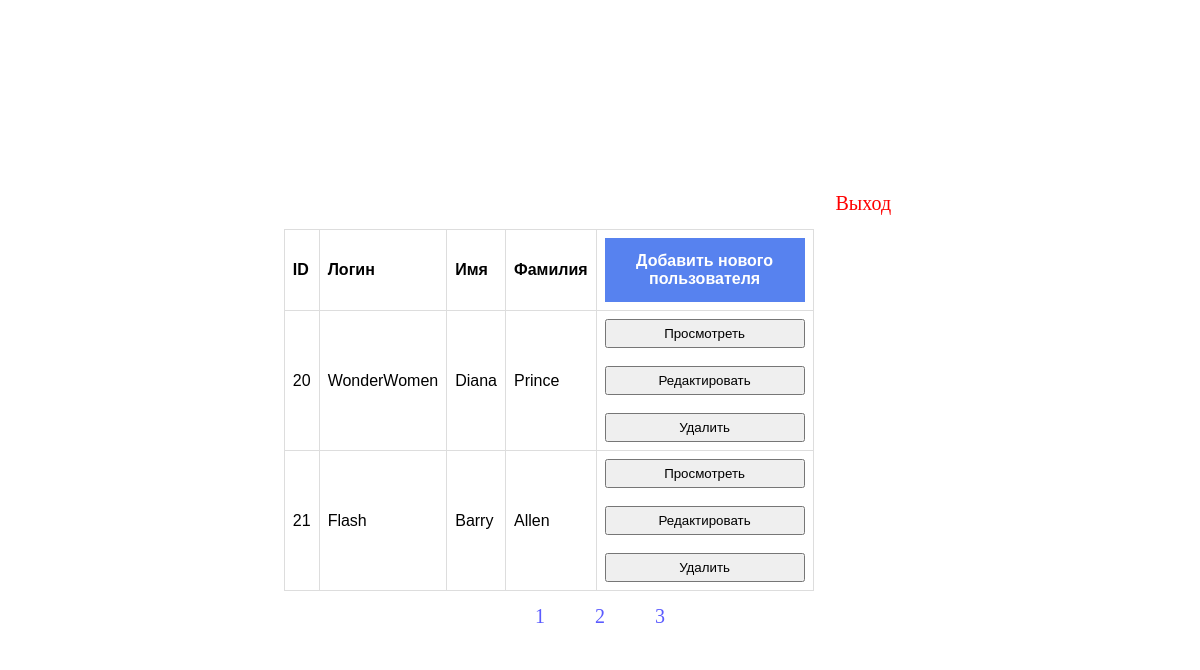
Screenshot of /php/index.php?page=3 (signed in) with the database file from the repository.
### tables this page shows
CREATE TABLE `users` (
  `id` int(11) NOT NULL,
  `login` varchar(255) NOT NULL,
  `password` text NOT NULL,
  `first_name` varchar(255) NOT NULL,
  `last_name` varchar(255) NOT NULL,
  `gender` varchar(255) NOT NULL,
  `birthday` date NOT NULL
);

### php/index.php (the view, shortened to what this page needs)
<?php
require 'dbcon.php';
if (isset($_SESSION['login'])){
?>
<!doctype html>
<html lang="en">
<head>
    <link rel="stylesheet" href="../css/css.css">
</head>
<body>
<div>
    <a href="logout.php" class="logout">Выход</a>
    <div class="row">
        <div class="col-md-12">
            <div class="card">
                <div class="card-body">
                    <table class="">
                        <thead>
                        <tr>
                            <th>ID</th>
                            <th>Логин</th>
                            <th>Имя</th>
                            <th>Фамилия</th>
                            <th><a href="create.php" class="btn_add">Добавить нового пользователя</a></th>
                        </tr>
                        </thead>
                        <tbody>
                        <?php
                        $record_page = 4;
                        if(isset($_GET["page"])){
                            $page = $_GET["page"];
                        }else{
                            $page = 1;
                        }
                        $start_from = ($page-1)*$record_page;
                        $query = "SELECT * FROM users order by id asc limit $start_from, $record_page";;
                        $query_run = mysqli_query($con, $query);
                        if(mysqli_num_rows($query_run) > 0)
                        {
                            foreach($query_run as $user)
                            {
                                ?>
                                <tr>
                                    <td><?= $user['id']; ?></td>
                                    <td><?= $user['login']; ?></td>
                                    <td><?= $user['first_name']; ?></td>
                                    <td><?= $user['last_name']; ?></td>
                                    <td>
                                        <form action="view.php?id=<?= $user['id']; ?>" method="POST" class="d-inline">
                                            <button type="submit"  value="<?=$user['id'];?>" class="btn btn-danger btn-sm">Просмотреть</button>
                                        </form>
                                        <br>
                                        <form action="edit.php?id=<?= $user['id']; ?>" method="POST" class="d-inline">
                                            <button type="submit"  value="<?=$user['id'];?>" class="btn btn-danger btn-sm">Редактировать</button>
                                        </form>
                                        <br>
                                        <form action="code.php" method="POST">
                                            <button type="submit" name="delete_user" value="<?=$user['id'];?>" class="delete">Удалить</button>
                                        </form>
                                    </td>
                                </tr>
                                <?php
                            }
                        }
                        else
                        {
                            echo "<h5> No Record Found </h5>";
                        }
                        ?>
                        </tbody>
                    </table>
                    <div class="pagination" align="center">
                        <?php
                        $page_query = "SELECT * FROM users ORDER BY id desc ";
                        $page_res = mysqli_query($con, $page_query);
                        $total_rec = mysqli_num_rows($page_res);
                        $total_pages = ceil($total_rec/$record_page);
                        for($i=1; $i<=$total_pages; $i++){
                            echo '<a href="index.php?page='.$i.'">              '.$i.'</a>';
                        }}
                        ?>
                    </div>
                </div>
            </div>
        </div>
    </div>
</div>
</body>
</html>

### css/css.css (style rules this page uses)
* { margin: 0; padding: 0; box-sizing: border-box; }
body { height: 100vh; display: flex; align-items: center; justify-content: center; font-family: Calibri; }
form { display: flex; flex-direction: column; width: 200px; }
table { margin-top: 70px; height: 50px; font-family: arial, sans-serif; border-collapse: collapse; width: 70%; }
td, th { border: 1px solid #dddddd; text-align: left; padding: 8px; }
button { cursor: pointer; padding-bottom: 5px; padding-top: 5px; }
.pagination { font-size: 20px; }
a { text-decoration: none; background-color: white; color: #5b5bff; padding: 14px 25px; text-align: center; text-decoration: none; display: inline-block; }
.btn_add { width: 100%; text-decoration: none; background-color: #5782ef; color: white; padding: 14px 25px; text-align: center; text-decoration: none; display: inline-block; }
.logout { margin-left: 100px; margin-top: 20px; font-size: 20px; color: red; text-decoration: none; float: right; }

### rows the page displays
users: id "20", login "WonderWomen", first_name "Diana", last_name "Prince"
users: id "21", login "Flash", first_name "Barry", last_name "Allen"
